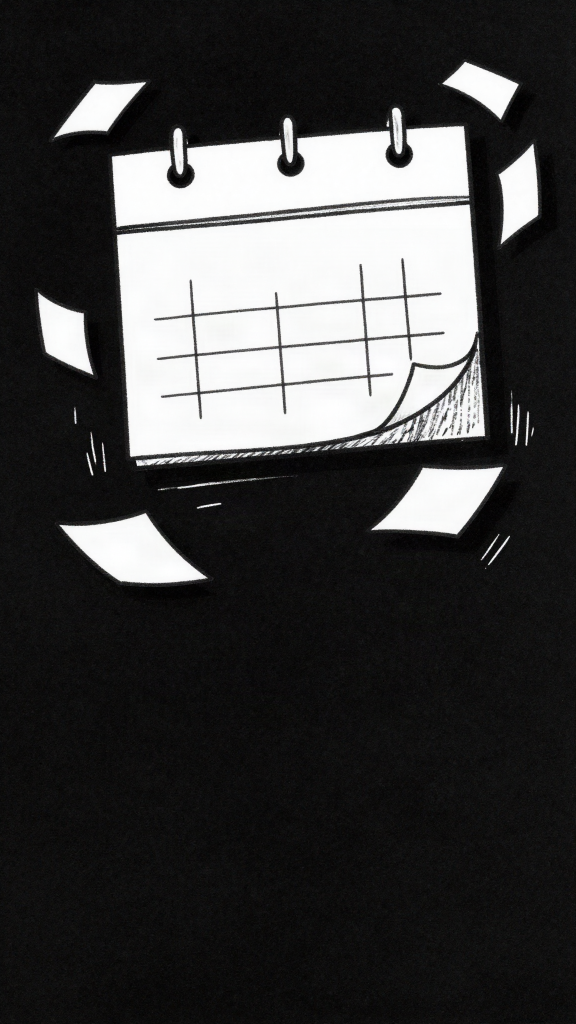
#> input picture style_hafez/img/s01.png, 1152 x 2048 px (shown at 1/2 size)
$ python engrave.py img/s01.png out.png 1.0 1.0
#> lines starting #> are read from the running program, lines starting #| are printed output that depends on the picture; after the words box and inside, x2 and y2 are one past the last pixel; in counts of white or black regions, pixels touching at a corner belong together
#> further down, im is the input picture: shape (2048, 1152, 3); mean B, G, R 62.7, 62.7, 63
# Photo -> gravure « carte à gratter » blanc sur noir (traits + hachures selon la lumière).
# Usage : python3 engrave.py in.png out.png [échelle] [angle_hachures]
import sys
import cv2
import numpy as np

def engrave(img, scale=4, angle=35, spacing=7, seed=1, lo=0.30, mask=None, ec=6, eb=15, clahe=2.0):
#> called with scale = 1, angle = 1, spacing = 7, seed = 1, lo = 0.3, ec = 6, eb = 15, clahe = 2
    g = cv2.cvtColor(img, cv2.COLOR_BGR2GRAY)
    g = cv2.resize(g, None, fx=scale, fy=scale, interpolation=cv2.INTER_LANCZOS4)
    g = cv2.bilateralFilter(g, 9, 40, 9)
    g = cv2.createCLAHE(clahe, (8, 8)).apply(g)
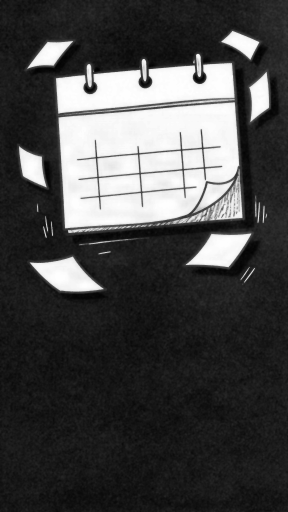
#> g: shape (2048, 1152) (shown at 1/4 size); min 1, max 255, mean 70.9
    h, w = g.shape
    t = g.astype(np.float32) / 255.0

    # contours : traits blancs nets
    blur = cv2.GaussianBlur(g, (0, 0), 1.6)
    edges = cv2.adaptiveThreshold(blur, 255, cv2.ADAPTIVE_THRESH_MEAN_C, cv2.THRESH_BINARY_INV, eb, ec)
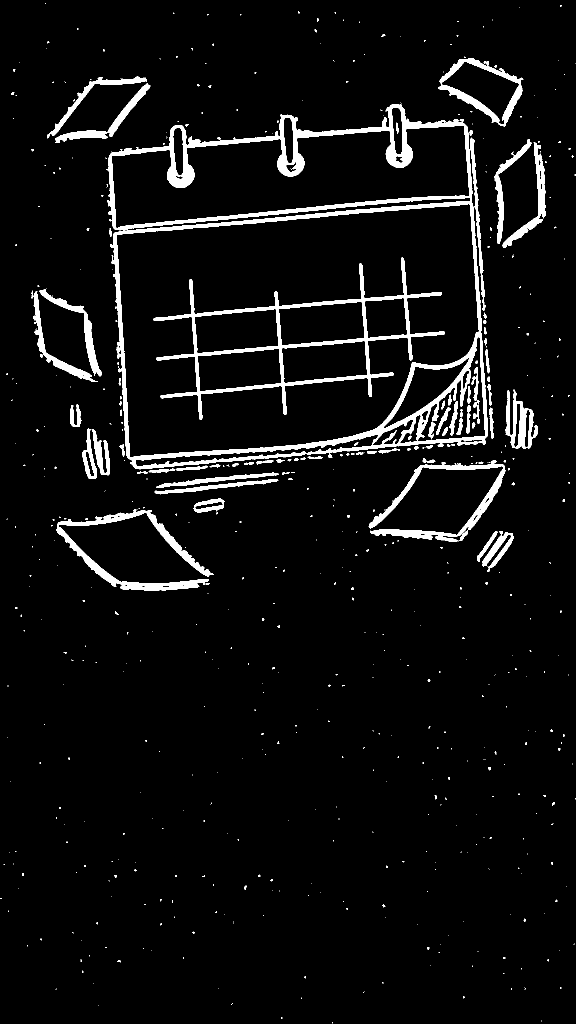
#> edges: shape (2048, 1152) (shown at 1/2 size); 5.3% white; 620 white regions (511 under 20 px), largest, box (x1, y1, x2, y2) and area: (212, 209, 976, 939) 50085, (307, 515, 890, 840) 16409, (113, 1019, 427, 1181) 8218
    edges = cv2.morphologyEx(edges, cv2.MORPH_OPEN, np.ones((2, 2), np.uint8))
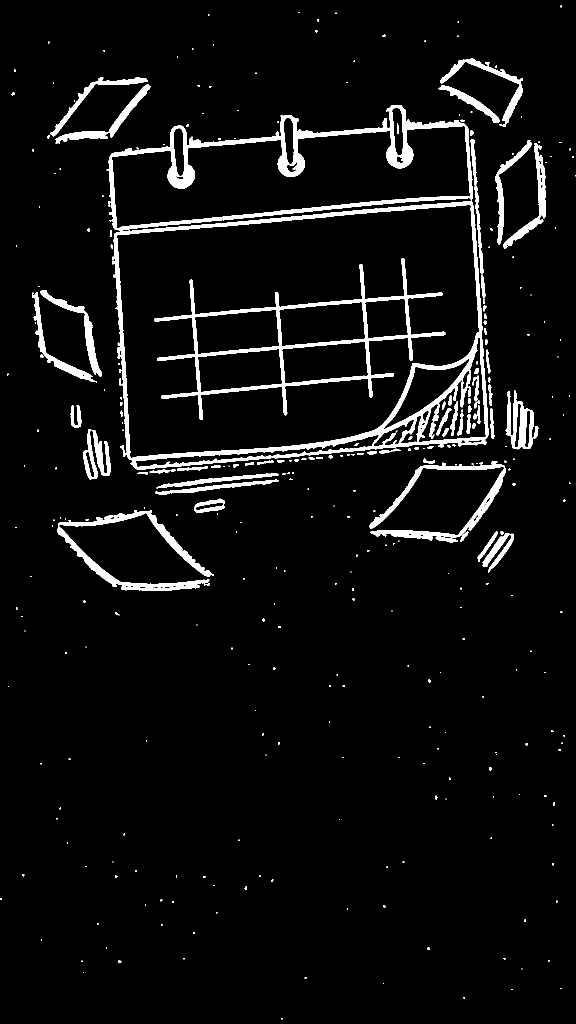
#> edges: shape (2048, 1152) (shown at 1/2 size); 5.3% white; 346 white regions (231 under 20 px), largest, box (x1, y1, x2, y2) and area: (213, 210, 977, 940) 49851, (308, 516, 891, 840) 16406, (114, 1020, 428, 1182) 8176

    # hachures : plus c'est clair, plus le trait blanc est épais ; deuxième passe croisée pour les hautes lumières
    yy, xx = np.mgrid[0:h, 0:w].astype(np.float32)
    rng = np.random.default_rng(seed)
    wob = cv2.resize(rng.normal(0, 1, (h // 40 + 2, w // 40 + 2)).astype(np.float32), (w, h), interpolation=cv2.INTER_CUBIC) * 2.5
    def hatch(a, sp):
        r = np.deg2rad(a)
        u = xx * np.cos(r) + yy * np.sin(r) + wob
        return np.abs(((u / sp) % 1.0) - 0.5) * 2  # 0 au centre du trait, 1 entre deux traits
    h1 = hatch(angle, spacing)
    h2 = hatch(angle + 70, spacing * 1.3)
    tone = np.clip((t - lo) / (0.95 - lo), 0, 1) ** 0.8
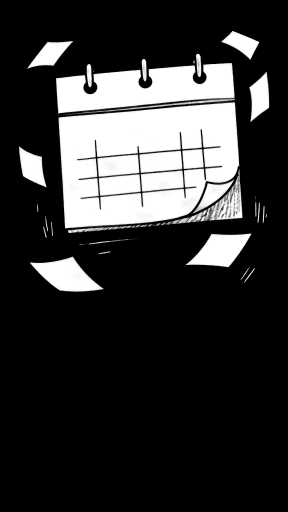
#> tone: shape (2048, 1152) float32 (shown at 1/4 size); min 0, max 1, mean 0.203
    white = (h1 < tone * 0.95).astype(np.float32)
#> white: shape (2048, 1152) float32; values 0 (black) and 1 (white), 19.2% white; 352 white regions (197 under 20 px), largest, box (x1, y1, x2, y2) and area: (224, 252, 956, 925) 356735, (129, 1026, 396, 1168) 20565, (760, 933, 1004, 1069) 19222
    white = np.maximum(white, (h2 < np.clip((tone - 0.55) * 1.6, 0, 1)).astype(np.float32))
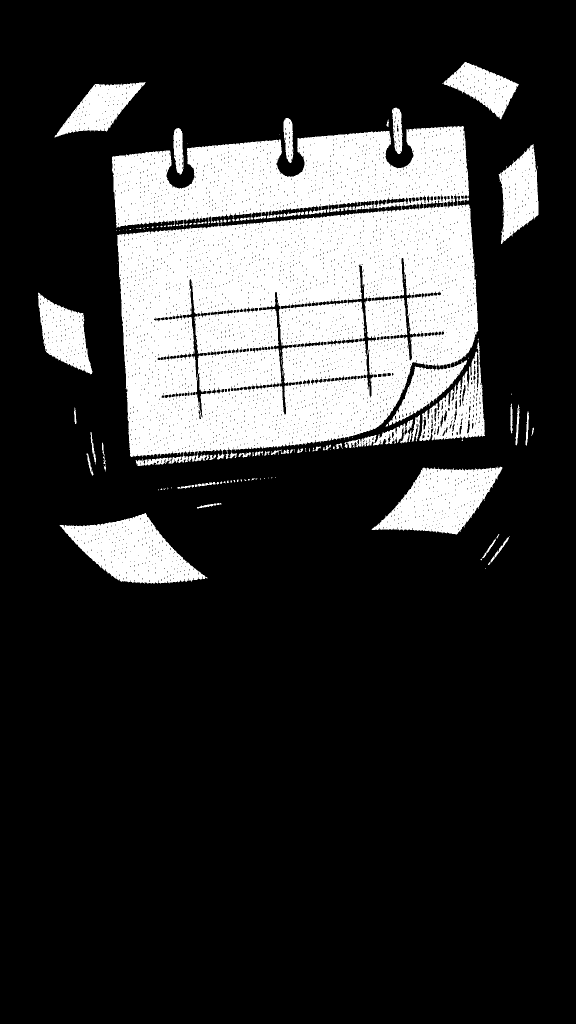
#> white: shape (2048, 1152) float32 (shown at 1/2 size); values 0 (black) and 1 (white), 20.1% white; 191 white regions (133 under 20 px), largest, box (x1, y1, x2, y2) and area: (224, 252, 957, 932) 374220, (119, 1026, 415, 1168) 21708, (743, 933, 1005, 1069) 20163
    white[tone > 0.93] = 1.0
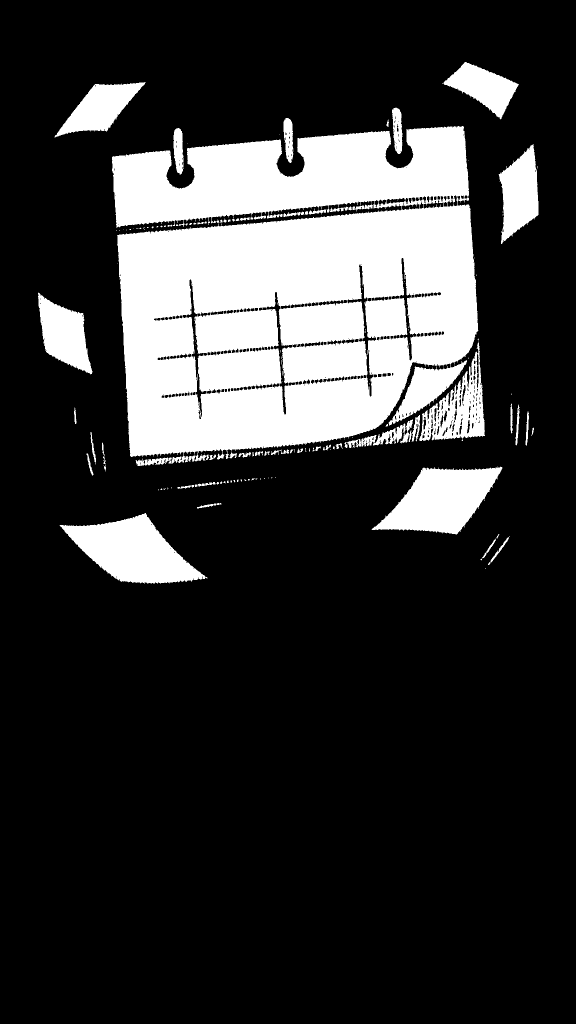
#> white: shape (2048, 1152) float32 (shown at 1/2 size); values 0 (black) and 1 (white), 20.4% white; 188 white regions (130 under 20 px), largest, box (x1, y1, x2, y2) and area: (224, 252, 957, 932) 380004, (119, 1026, 415, 1168) 22085, (743, 933, 1005, 1069) 20510
    out = np.maximum(white * 255, edges.astype(np.float32))
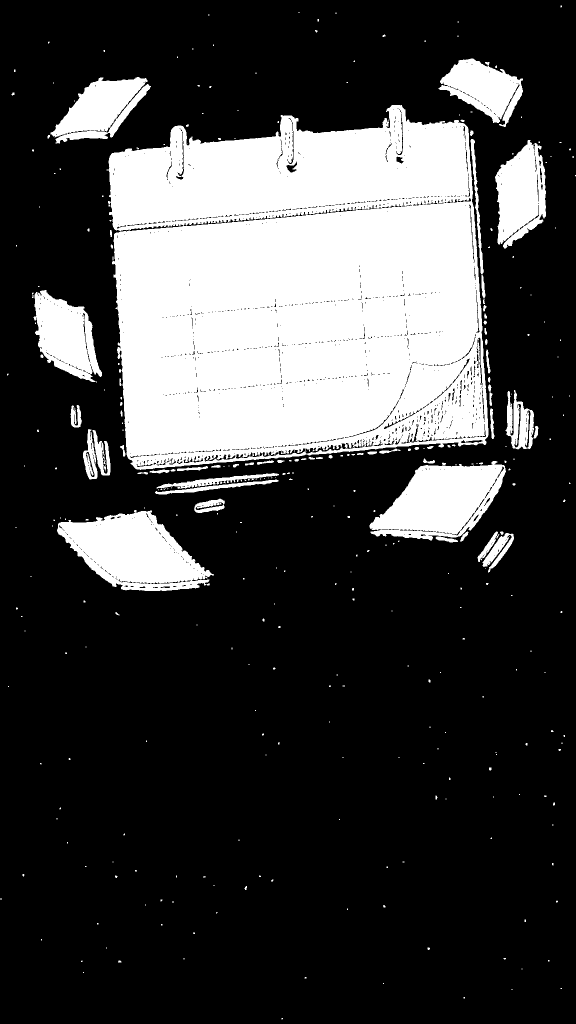
#> out: shape (2048, 1152) float32 (shown at 1/2 size); 25.1% white; 338 white regions (251 under 20 px), largest, box (x1, y1, x2, y2) and area: (213, 210, 977, 940) 456536, (114, 1020, 428, 1182) 30103, (739, 922, 1012, 1081) 26775
    if mask is not None:
        m = cv2.resize(mask, (w, h)).astype(np.float32) / 255
        m = cv2.GaussianBlur(m, (0, 0), 3)
        # contour blanc épais autour du sujet détouré, comme un trait d'encre
        ring = cv2.dilate((m > 0.5).astype(np.uint8), np.ones((7, 7), np.uint8)) - (m > 0.5).astype(np.uint8)
        out = out * m
        out = np.maximum(out, ring.astype(np.float32) * 255)
    out = cv2.GaussianBlur(out, (0, 0), 0.7)
    return np.clip(out, 0, 255).astype(np.uint8)

if __name__ == "__main__":
    im = cv2.imread(sys.argv[1])
    sc = float(sys.argv[3]) if len(sys.argv) > 3 else 4
    ang = float(sys.argv[4]) if len(sys.argv) > 4 else 35
    cv2.imwrite(sys.argv[2], engrave(im, sc, ang))

$ run again, on style_hafez/img/s03.png
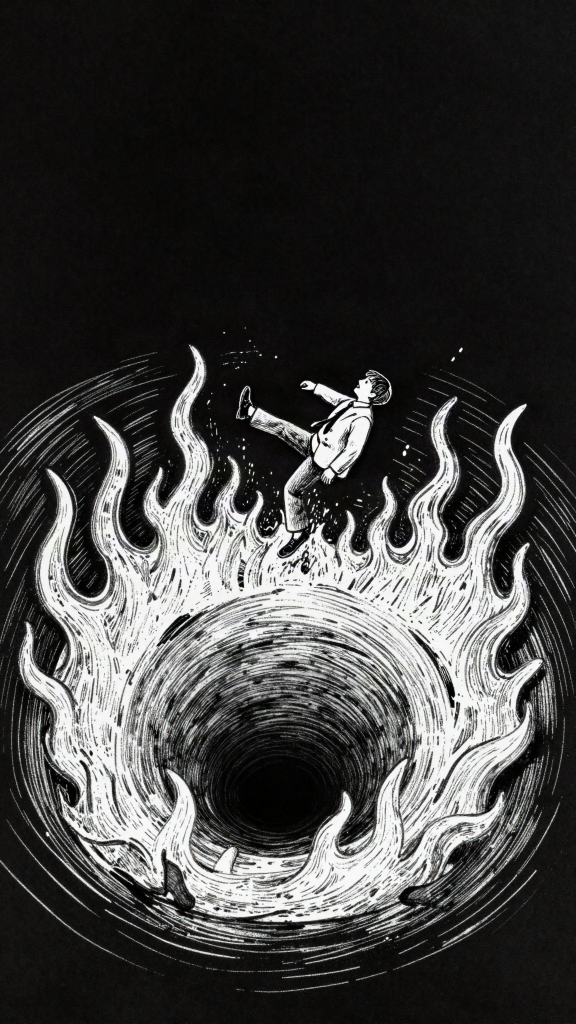
#> input picture style_hafez/img/s03.png, 1152 x 2048 px (shown at 1/2 size)
#> im is the input picture: shape (2048, 1152, 3); mean B, G, R 64.3, 65, 65.3
#> in engrave, `edges = cv2.adaptiveThreshold(blur, 255, cv2.ADAPTIVE_THRESH_MEAN_C, c..`:
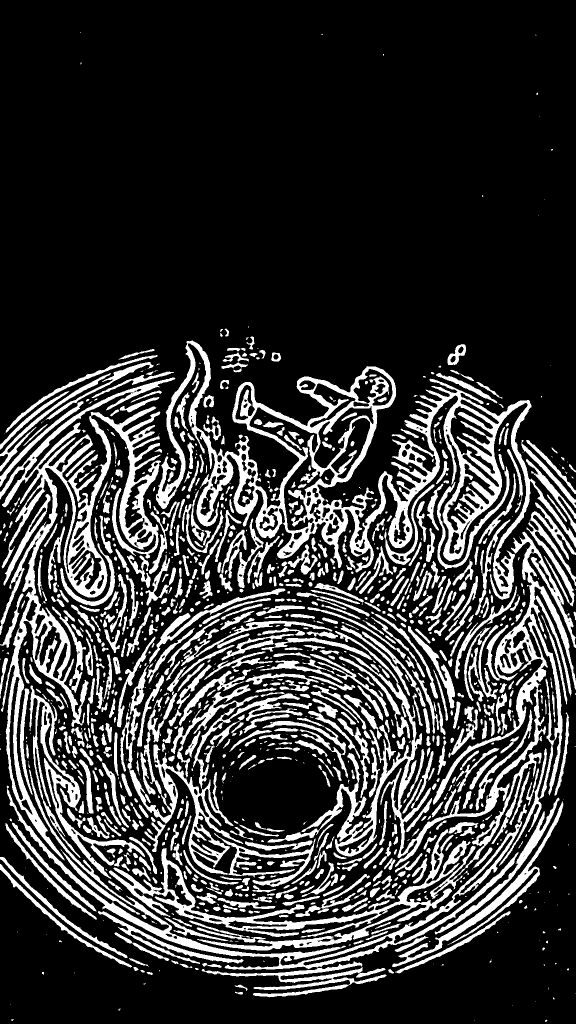
#> edges: shape (2048, 1152) (shown at 1/2 size); 21.4% white; 1293 white regions (426 under 20 px), largest, box (x1, y1, x2, y2) and area: (312, 681, 1152, 1200) 77320, (0, 755, 351, 1721) 50538, (535, 1063, 1152, 1734) 42124
#> in engrave, `out = np.maximum(white * 255, edges.astype(np.float32))`:
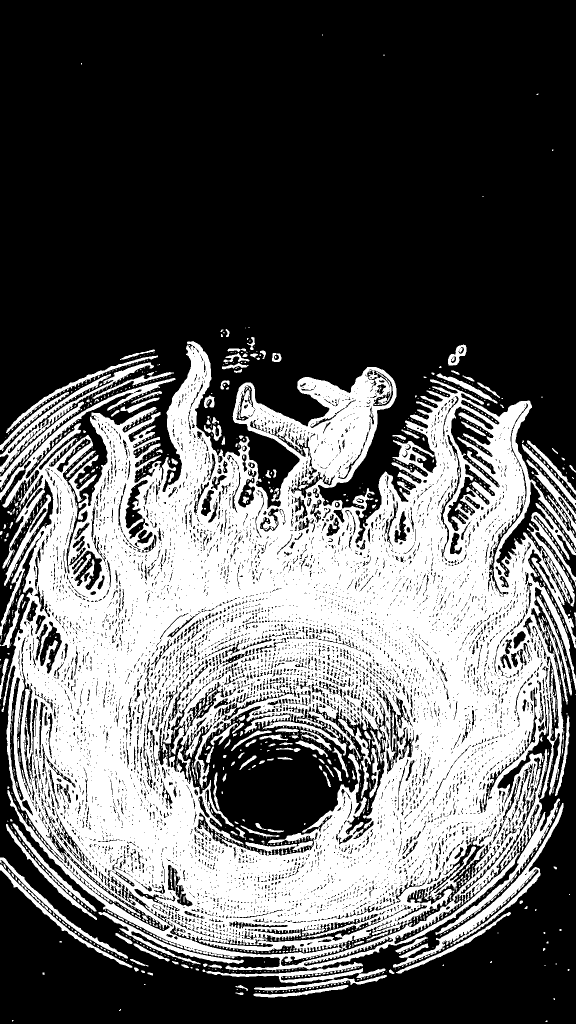
#> out: shape (2048, 1152) float32 (shown at 1/2 size); 37.7% white; 1662 white regions (1424 under 20 px), largest, box (x1, y1, x2, y2) and area: (0, 682, 1152, 1940) 805673, (786, 1606, 1127, 1935) 7638, (0, 725, 308, 951) 5619

$ run again, on style_hafez/img/s05.png
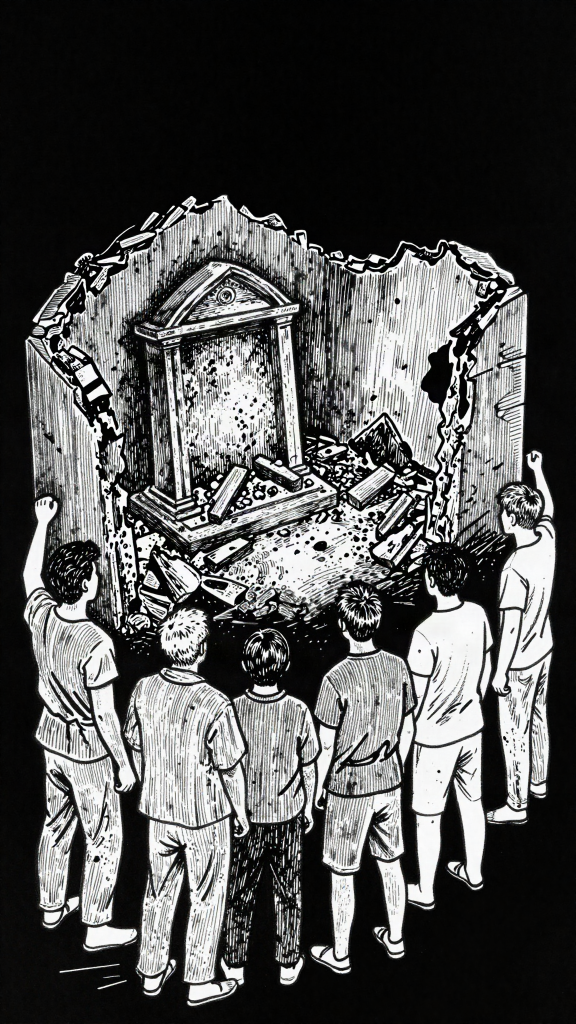
#> input picture style_hafez/img/s05.png, 1152 x 2048 px (shown at 1/2 size)
#> im is the input picture: shape (2048, 1152, 3); mean B, G, R 81.5, 82, 81.6
#> in engrave, `edges = cv2.adaptiveThreshold(blur, 255, cv2.ADAPTIVE_THRESH_MEAN_C, c..`:
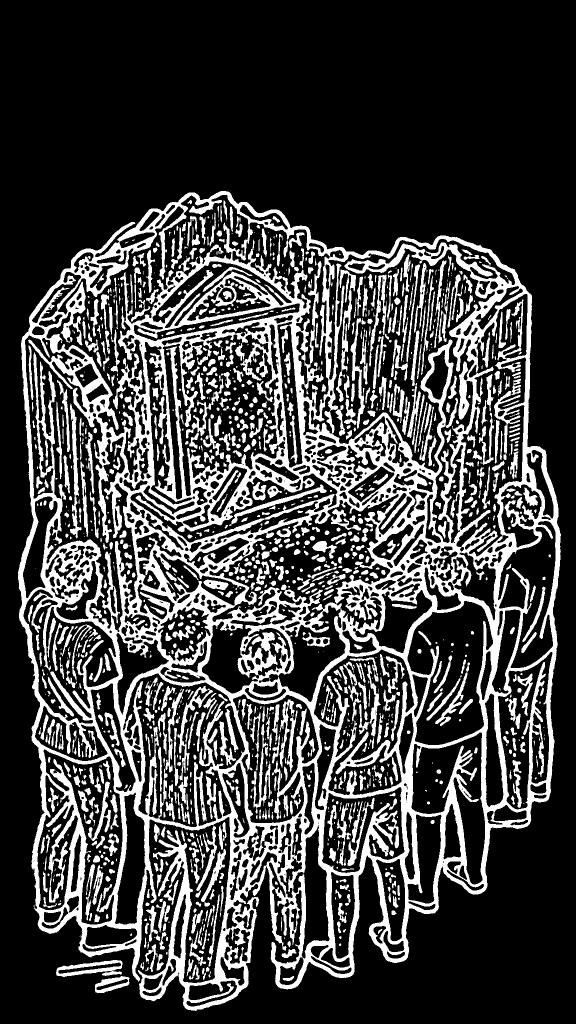
#> edges: shape (2048, 1152) (shown at 1/2 size); 25.4% white; 1507 white regions (522 under 20 px), largest, box (x1, y1, x2, y2) and area: (36, 382, 1122, 2022) 432576, (672, 539, 712, 804) 2280, (112, 1920, 245, 1954) 2025
#> in engrave, `out = np.maximum(white * 255, edges.astype(np.float32))`:
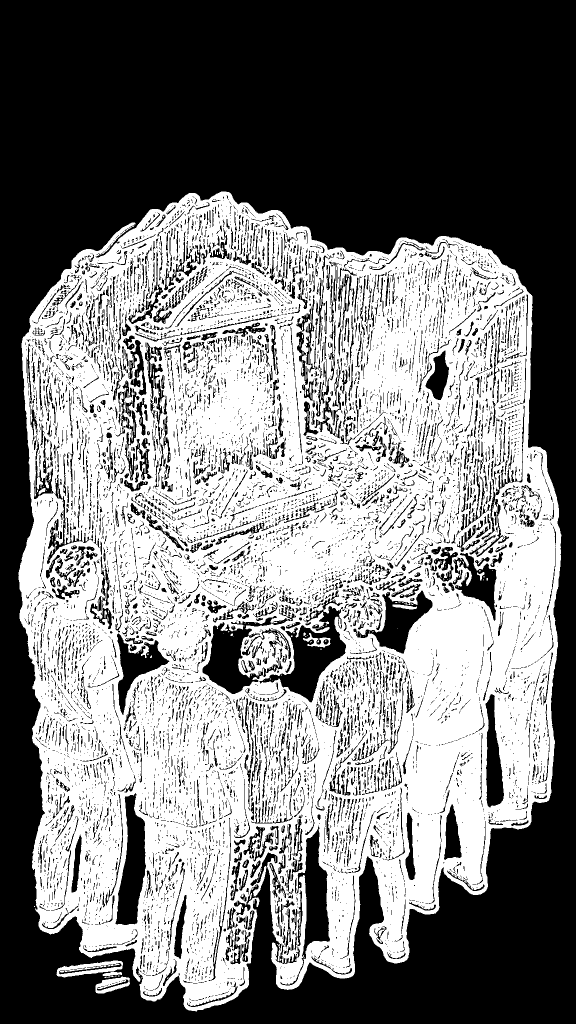
#> out: shape (2048, 1152) float32 (shown at 1/2 size); 48.9% white; 579 white regions (547 under 20 px), largest, box (x1, y1, x2, y2) and area: (37, 383, 1123, 2023) 1145362, (113, 1921, 246, 1955) 2294, (191, 1953, 260, 1987) 1241
